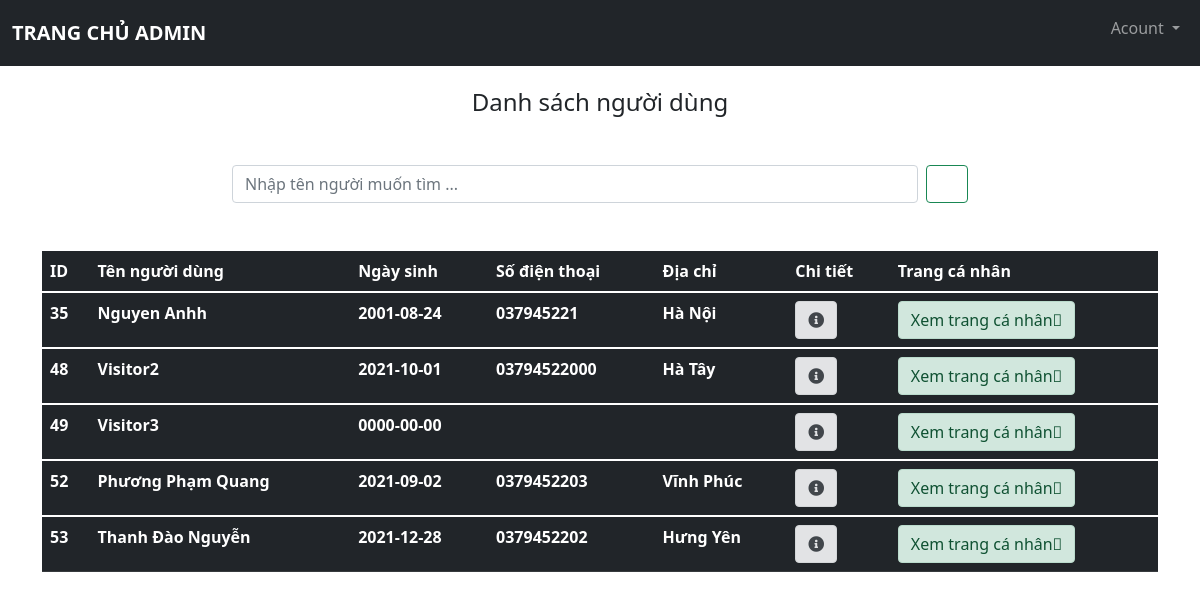
/src/admin/dsnguoidung.php (signed in), run on the app's committed database.
### tables this page shows
CREATE TABLE `tb_nguoidung` (
  `id_nguoidung` int(10) UNSIGNED NOT NULL,
  `tennguoidung` varchar(100) NOT NULL,
  `sodienthoai` varchar(13) NOT NULL,
  `ngaysinh` date NOT NULL,
  `diachi` varchar(255) NOT NULL,
  `email` varchar(255) NOT NULL,
  `id_taikhoan` int(10) UNSIGNED NOT NULL,
  `anhdaidien` varchar(255) NOT NULL,
  `gioitinh` tinyint(1) NOT NULL
);

### src/admin/dsnguoidung.php (the view, shortened to what this page needs)
<?php
    include './menu_footer/menu.php';
?>
    <div class="container">
        <h4 class="text-center mt-4 mb-4">Danh sách người dùng</h4>
        <div class="row mt-5">
            <div class="col-2"></div>
            <div class="col-8 d-flex">
                <input type="text" class="form-control me-2" id="txttimkiemnguoidung" placeholder="Nhập tên người muốn tìm ... ">
                <button class="btn btn-outline-success " type="submit" name = "timkiem" id="timkiemnguoidung" ><i class="far fa-search"></i></button>
            </div>
            <div class="col-2"></div>
        </div>
        <table class="table table-dark mt-5 danhsach">
            <?php
                include '../config/config.php';
                $sql_nguoidung = "SELECT * FROM tb_nguoidung WHERE id_nguoidung != '1'";
                $result_nguoidung = mysqli_query($conn,$sql_nguoidung);
                if(mysqli_num_rows($result_nguoidung) > 0 ){
                ?>
                <thead class="thead-dark">
                    <tr>
                        <th scope="col">ID</th>
                        <th scope="col">Tên người dùng</th>
                        <th scope="col">Ngày sinh</th>
                        <th scope="col">Số điện thoại</th>
                        <th scope="col">Địa chỉ</th>
                        <th scope="col">Chi tiết</th>
                        <th scope="col">Trang cá nhân</th>
                    </tr>
                </thead>
                <tbody>
                <?php
                while($row = mysqli_fetch_assoc($result_nguoidung) ){
            ?>
                <tr>
                    <th scope="row"><?php echo $row['id_nguoidung']?></th>
                    <th scope="row"><?php echo $row['tennguoidung']?></th>
                    <th scope="row"><?php echo $row['ngaysinh']?></th>
                    <th scope="row"><?php echo $row['sodienthoai']?></th>
                    <th scope="row"><?php echo $row['diachi']?></th>
                    <td><a href = "chitietnguoidung.php?id=<?php echo $row['id_nguoidung']?>" class="btn alert-secondary"><i class="fas fa-info-circle"></i></a></td>
                    <td><a href = "trangcanhannguoidung.php?id_nguoidung=<?php echo $row['id_nguoidung']?>" class="btn alert-success">Xem trang cá nhân<i class="fal fa-eye"></i></a></td>
                </tr>
                </tbody>
            <?php
                }
                }else{
                        echo '<h4 class="mt-5 text-center">Danh sách người dùng trống</h4>';
                        echo'<img src="http://localhost/BTL_QuanLiThongTinCaNhan/src/admin/image_admin/image_1.jpg" class="img-fluid">';
                }
            ?>
        </table>
    </div>
<?php
    include './menu_footer/footer.php';
?>

### src/admin/css/style.css (style rules this page uses)
:root { --offcanvas-width:270px; --topNavbarHeight: 56px; }

### data on the page
tb_nguoidung: id_nguoidung "35", tennguoidung "Nguyen Anhh", ngaysinh "2001-08-24", sodienthoai "037945221", diachi "Hà Nội"
tb_nguoidung: id_nguoidung "48", tennguoidung "Visitor2", ngaysinh "2021-10-01", sodienthoai "03794522000", diachi "Hà Tây"
tb_nguoidung: id_nguoidung "49", tennguoidung "Visitor3", ngaysinh "0000-00-00"
tb_nguoidung: id_nguoidung "52", tennguoidung "Phương Phạm Quang", ngaysinh "2021-09-02", sodienthoai "0379452203", diachi "Vĩnh Phúc"
tb_nguoidung: id_nguoidung "53", tennguoidung "Thanh Đào Nguyễn", ngaysinh "2021-12-28", sodienthoai "0379452202", diachi "Hưng Yên"
